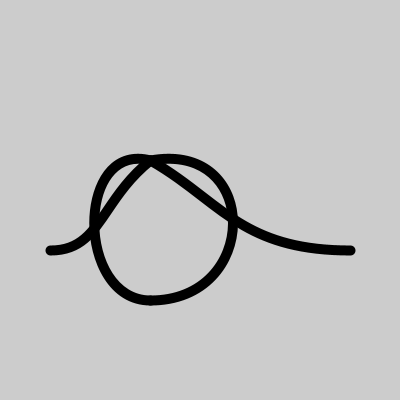
Frame 1 (no input)
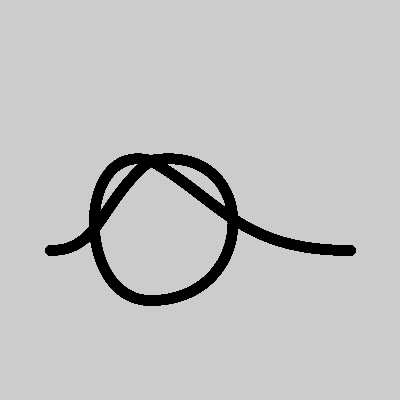
Frame 60 (the mouse pressed at the canvas centre just before this capture)
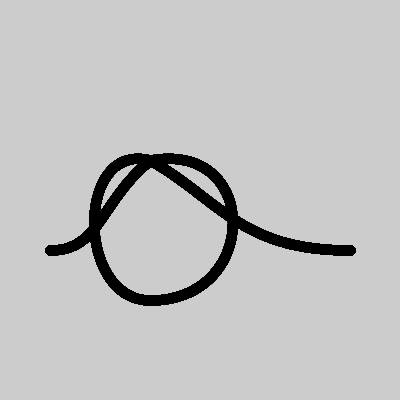
Frame 120 (the mouse held since frame 60 and released just before this capture)

The Processing sketch that drew these frames (run headless with seeded random() and noise(); from frame 60 on, the mouse is pressed at the canvas centre):

// Processing sketch: ReadingAssignment00Ex5CarolineYau
// ── ReadingAssignment00Ex5CarolineYau.pde
//Caroline Yau
//Reading Assignment

//Exercise 5

void setup(){
  size(400,400);
}

void draw(){
  strokeWeight(10);
  noFill();
  bezier(50,250,100,250,100,200,150,160);
  bezier(150,160,260,140,260,300,150,300);
  bezier(150,300,75,300,75,140,150,160);
  bezier(150,160,220,200,240,250,350,250);
}
